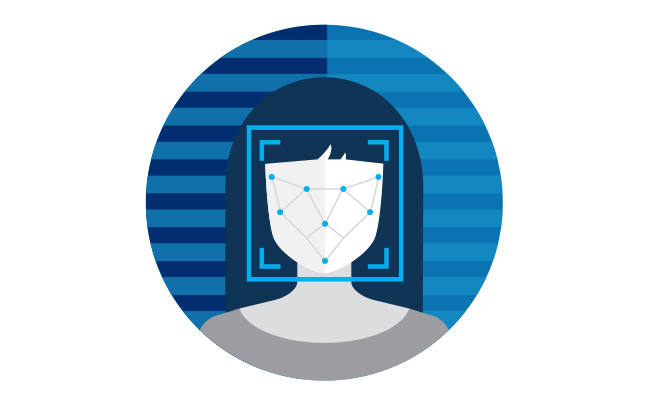
#> input picture UI_Image/0002.png, 650 x 406 px, given as the content of the folder UI_Image/0002.png, which was not available
$ python -i trainImage.py   (imports and definitions only)
#> lines starting #> are read from the running program, lines starting #| are printed output that depends on the picture
import csv
import os, cv2
import numpy as np
import pandas as pd
import datetime
import time
from PIL import ImageTk, Image


# Train Image
def TrainImage(haarcasecade_path, trainimage_path, trainimagelabel_path, message,text_to_speech):
    recognizer = cv2.face.LBPHFaceRecognizer_create()
    detector = cv2.CascadeClassifier(haarcasecade_path)
    faces, Id = getImagesAndLables(trainimage_path)
    recognizer.train(faces, np.array(Id))
    recognizer.save(trainimagelabel_path)
    res = "Image Trained successfully"  # +",".join(str(f) for f in Id)
    message.configure(text=res)
    text_to_speech(res)


def getImagesAndLables(path):
    # imagePath = [os.path.join(path, f) for d in os.listdir(path) for f in d]
#> called with path = 'UI_Image/0002.png'
    newdir = [os.path.join(path, d) for d in os.listdir(path)]
    imagePath = [
        os.path.join(newdir[i], f)
        for i in range(len(newdir))
        for f in os.listdir(newdir[i])
    ]
    faces = []
    Ids = []
    for imagePath in imagePath:
        pilImage = Image.open(imagePath).convert("L")
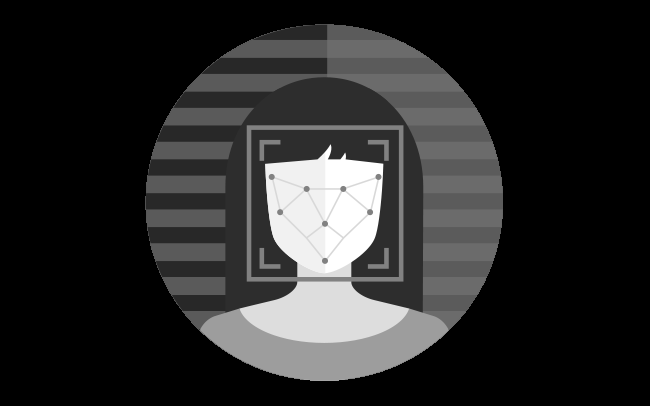
#> pilImage: PIL image 650x406 L; min 0, max 255, mean 41.8
        imageNp = np.array(pilImage, "uint8")
#> (the run stopped early here; a loop or call above may not have finished)

$ run again, on UI_Image/0003.png
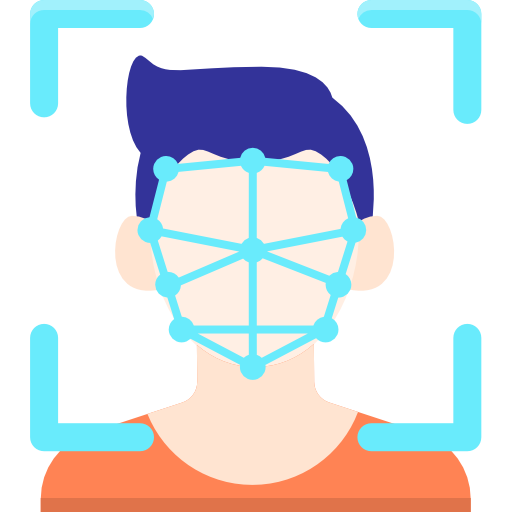
#> input picture UI_Image/0003.png, 512 x 512 px, given as the content of the folder UI_Image/0003.png, which was not available
#> in getImagesAndLables, `pilImage = Image.open(imagePath).convert("L")`:
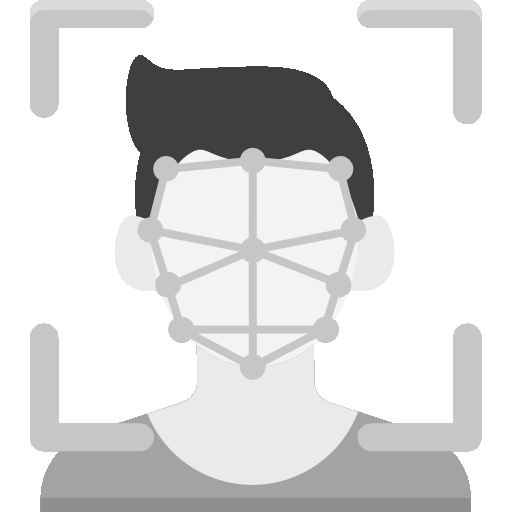
#> pilImage: PIL image 512x512 L; min 63, max 255, mean 219.7

$ run again, on UI_Image/0004.png
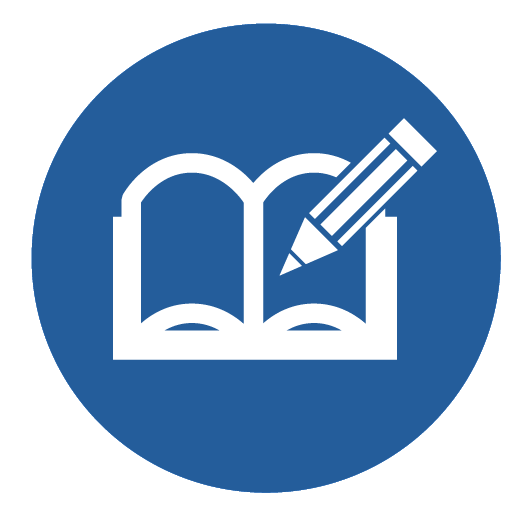
#> input picture UI_Image/0004.png, 521 x 521 px, given as the content of the folder UI_Image/0004.png, which was not available
#> in getImagesAndLables, `pilImage = Image.open(imagePath).convert("L")`:
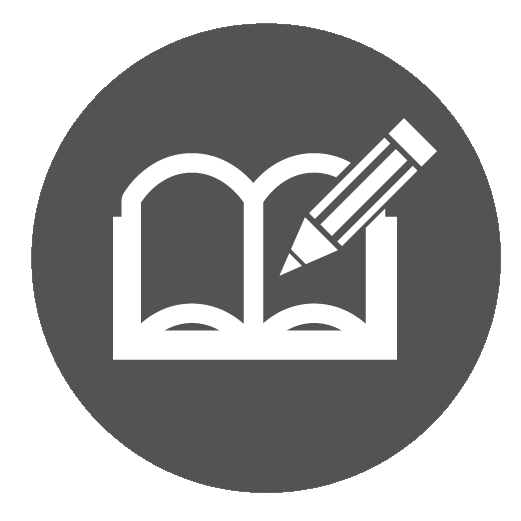
#> pilImage: PIL image 521x521 L; min 83, max 255, mean 165.4
